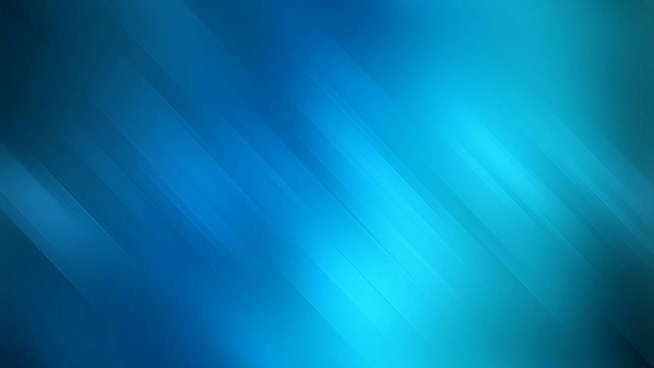
#> input picture fonds/f06-bleu-acier-texture.jpg, 1308 x 736 px (shown at 1/2 size)
$ python -i render_rouge_5cles.py   (imports and definitions only)
#> lines starting #> are read from the running program, lines starting #| are printed output that depends on the picture; after the words box and inside, x2 and y2 are one past the last pixel; in counts of white or black regions, pixels touching at a corner belong together
### scripts/render_cap_f07_texte.py
#!/usr/bin/env python3
# -*- coding: utf-8 -*-
"""Miniature 1280×720 — « Maintiens le CAP, sa Gloire se manifestera » (FOND 7).

Composition **sans photo d'orateur** : le fond fourni porte tout le visuel, le thème
est dit par la typographie. Pas de portrait, pas de silhouette, pas de détourage.

Palette reconstruite sur f07 : 60 % bleus mesurés (#0A398F / #0D56B1 / #0B3AC8),
30 % acier (#B0D6F6) et 10 % or pâle (#E8C87A) sur le mot CAP, la date et les filets.
Polices : Anton (titre condensé) + Montserrat (signalétique) — duo du thème.

    python3 scripts/render_cap_f07_texte.py livrables/<AAAA-MM-JJ>-miniature-...jpg
"""
import sys
from PIL import Image, ImageDraw, ImageFilter, ImageFont, ImageChops

W, H = 1280, 720
TITRE = "polices/anton-regular.ttf"
SANS = "polices/montserrat-var.ttf"
FOND = "fonds/f07-bleu-nuit-bokeh.jpg"

# 60 % — nuances relevées sur f07
NUIT = (7, 26, 78)
BLEU = (13, 86, 177)
CYAN = (13, 137, 210)
# 30 % — secondaire
ACIER = (176, 214, 246)
# 10 % — accent
OR = (232, 200, 122)

DATE_JOUR = "DIMANCHE"
DATE_JOUR_NUM = "8"
DATE_MOIS = "NOVEMBRE"
DATE_AN = "2026"
ORATEUR = "AP Enock MISSIMAHOU"


# [8 lines left out: function font, not called in this run]


def cover(im, w, h):
#> called with w = 1280, h = 720
    sw, sh = im.size
#> sw = 1308; sh = 736
    s = max(w / sw, h / sh)
#> s = 0.979
    im = im.resize((round(sw * s), round(sh * s)), Image.LANCZOS)
    x, y = (im.width - w) // 2, (im.height - h) // 2
    return im.crop((x, y, x + w, y + h))


def vgrad(w, h, stops):
    g = Image.new("RGBA", (1, h))
    px = g.load()
    for y in range(h):
        t = y / max(1, h - 1)
        for i in range(len(stops) - 1):
            p0, c0 = stops[i]
            p1, c1 = stops[i + 1]
            if p0 <= t <= p1:
                k = 0 if p1 == p0 else (t - p0) / (p1 - p0)
                px[0, y] = tuple(round(c0[j] + (c1[j] - c0[j]) * k) for j in range(4))
                break
    return g.resize((w, h))


def radial(w, h, cx, cy, r, color, peak, blur=80):
    small = 200
    sh = int(small * h / w)
    m = Image.new("L", (small, sh), 0)
    ImageDraw.Draw(m).ellipse([cx * small / w - r * small / w, cy * sh / h - r * sh / h,
                               cx * small / w + r * small / w, cy * sh / h + r * sh / h],
                              fill=peak)
    m = m.resize((w, h), Image.LANCZOS).filter(ImageFilter.GaussianBlur(blur))
    lay = Image.new("RGBA", (w, h), color + (0,))
    lay.putalpha(m)
    return lay


# [185 lines left out: functions text_mask, fill_gradient, drop, fit_width, paste_left, paste_right and 2 more, not called in this run]


# [2 lines that do not run on import are left out]

### scripts/render_rouge_5cles.py
#!/usr/bin/env python3
# -*- coding: utf-8 -*-
"""Visuel 1280×720 — « Les 5 clés pour vivre une vie chrétienne victorieuse : ROUGE ».

La demande porte une **couleur imposée** : ROUGE. Elle est traitée comme l'**accent** (~10 %)
du visuel — le mot ROUGE, les lettres-clés, les chiffres et les filets — jamais comme teinte
de fond : le bleu du FOND 6 reste la dominante (~60 %), l'acier la secondaire (~30 %).

Acrostiche recopié à la lettre : R · O · U · G · E, chacun avec son verbe, sa glose et sa
référence biblique. Aucune date, aucun orateur : rien n'est inventé, la note le signale.

    python3 scripts/render_rouge_5cles.py <sortie.jpg> [fond]
"""
import sys

from PIL import Image, ImageDraw, ImageFilter

sys.path.insert(0, "scripts")
import render_cap_f07_texte as T  # noqa: E402  (bibliothèque partagée du dépôt)

W, H = 1280, 720
SANS = "polices/jost-var.ttf"       # texte : géométrique, très lisible en petit
TITRE = T.TITRE                     # Anton, capitales condensées
FOND = "fonds/f06-bleu-acier-texture.jpg"

# 60 % — bleus mesurés sur f06 (#046398 / #02446A / #058BBE / #0AB0D9)
NUIT = (4, 34, 58)
BLEU = (4, 99, 152)
CYAN = (10, 176, 217)
# 30 % — secondaire
ACIER = (176, 214, 246)
BLANC = (240, 247, 255)
# 10 % — accent : le ROUGE demandé
ROUGE = (222, 38, 56)
ROUGE_CLAIR = (255, 106, 96)
ROUGE_FONCE = (168, 16, 40)

CLE = [
    ("R", "RECHERCHER", "Continuellement la présence de Dieu.", "Psaume 105:4"),
    ("O", "OBÉIR", "À la Parole de Dieu.", "Josué 1:8"),
    ("U", "UTILISER", "Les armes spirituelles.", "Éphésiens 6:11-18"),
    ("G", "GARDER", "Son cœur et sa foi.", "Proverbes 4:23"),
    ("E", "ENDURER", "Jusqu’à la fin dans la foi.", "Matthieu 24:13"),
]


def fond_bleu(path):
    bg = T.cover(Image.open(path).convert("RGB"), W, H)
    bg = bg.filter(ImageFilter.GaussianBlur(1.2))
    bg = bg.filter(ImageFilter.UnsharpMask(radius=3, percent=70, threshold=2))
    bg = Image.eval(bg, lambda v: min(255, int(v * 0.90)))
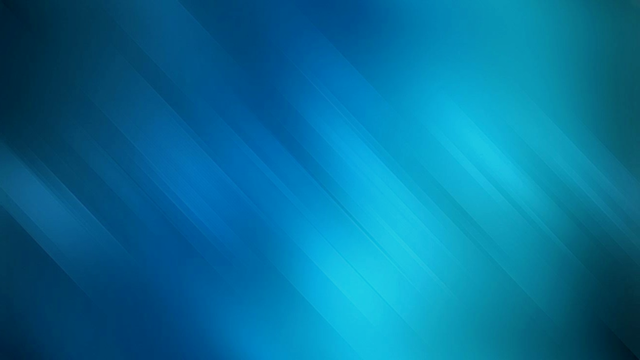
#> bg: PIL image 1280x720 RGB (shown at 1/2 size); mean R, G, B 5.4, 111.9, 152.9
    base = bg.convert("RGBA")
    base.alpha_composite(T.vgrad(W, H, [
        (0.00, (4, 18, 36, 176)),
        (0.28, (4, 22, 44, 104)),
        (0.62, (4, 18, 36, 84)),
        (1.00, (3, 12, 26, 212)),
    ]))
    base.alpha_composite(T.radial(W, H, W * 0.88, H * 0.16, W * 0.42, (20, 170, 215), 46, 90))
#> in radial, `ImageDraw.Draw(m).ellipse([cx * small / w - r * small / w, cy * sh / h..`:
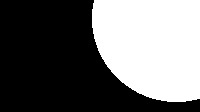
#> m: PIL image 200x112 L; values 0 (black) and 46 (white), 42.2% white; 1 white region, box (x1, y1, x2, y2) and area: (92, 0, 200, 102) 9462
#> in radial, `lay.putalpha(m)`:
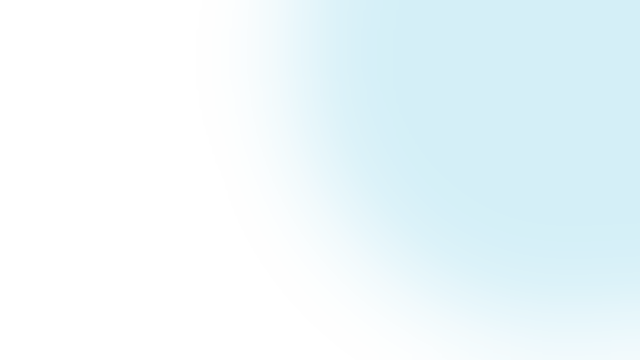
#> lay: PIL image 1280x720 RGBA (shown at 1/2 size); mean R, G, B, A 20, 170, 215, 19.3; transparent parts drawn white
    base.alpha_composite(T.radial(W, H, W * 0.16, H * 0.80, W * 0.30, ROUGE, 40, 110))
#> call 2 of radial, with w = 1280, h = 720, cx = 204.8, cy = 576, r = 384, color = (222, 38, 56), peak = 40, blur = 110
#> in radial (call 2), `ImageDraw.Draw(m).ellipse([cx * small / w - r * small / w, cy * sh / h..`:
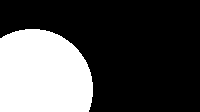
#> m: PIL image 200x112 L; values 0 (black) and 40 (white), 30.4% white; 1 white region, box (x1, y1, x2, y2) and area: (0, 29, 93, 112) 6804
#> in radial (call 2), `m = m.resize((w, h), Image.LANCZOS).filter(ImageFilter.GaussianBlur(bl..`:
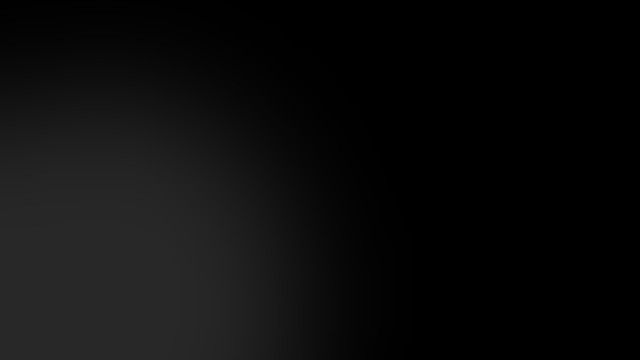
#> m: PIL image 1280x720 L (shown at 1/2 size); min 0, max 40, mean 12.1
#> in radial (call 2), `lay.putalpha(m)`:
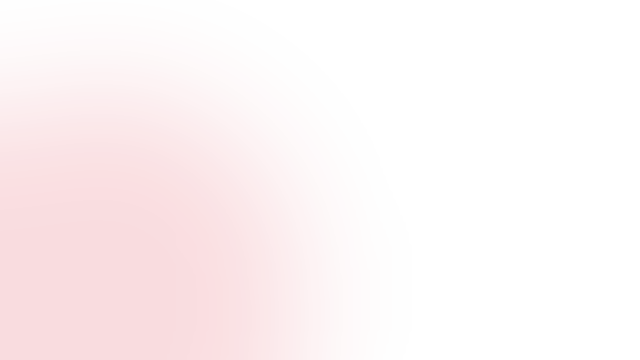
#> lay: PIL image 1280x720 RGBA (shown at 1/2 size); mean R, G, B, A 222, 38, 56, 12.1; transparent parts drawn white
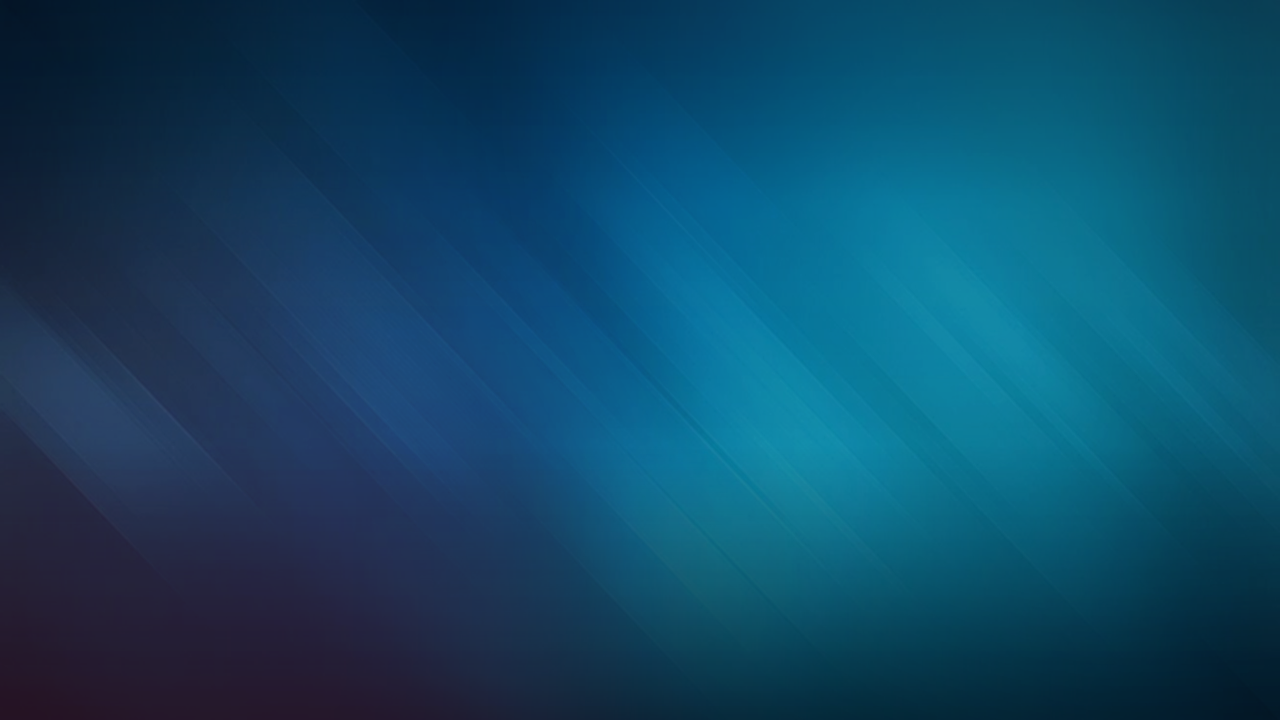
#> base: PIL image 1280x720 RGBA; mean R, G, B, A 16, 71.7, 102.2, 255
    return base


# [101 lines left out: functions lettre, texte, main, not called in this run]


# [2 lines not run here, left out]

>>> result = fond_bleu('../fonds/f06-bleu-acier-texture.jpg')

$ run again, on fonds/f01-bleu-nuit-halo-cyan.jpg
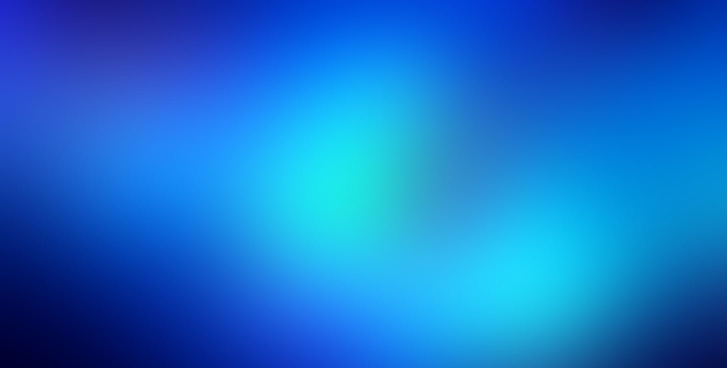
#> input picture fonds/f01-bleu-nuit-halo-cyan.jpg, 1453 x 736 px (shown at 1/2 size)
#> sw = 1453; sh = 736
#> s = 0.978
#> in fond_bleu, `bg = Image.eval(bg, lambda v: min(255, int(v * 0.90)))`:
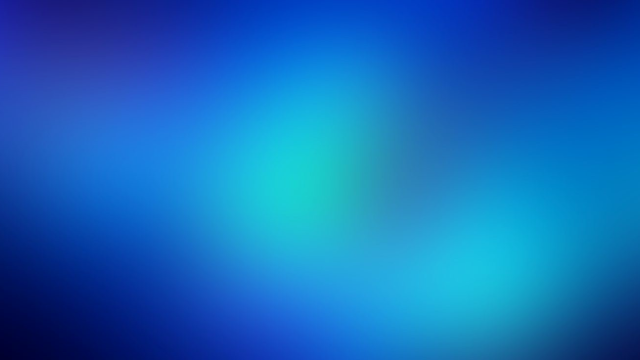
#> bg: PIL image 1280x720 RGB (shown at 1/2 size); mean R, G, B 19.6, 106, 186.2
#> in fond_bleu, `base.alpha_composite(T.radial(W, H, W * 0.16, H * 0.80, W * 0.30, ROUG..`:
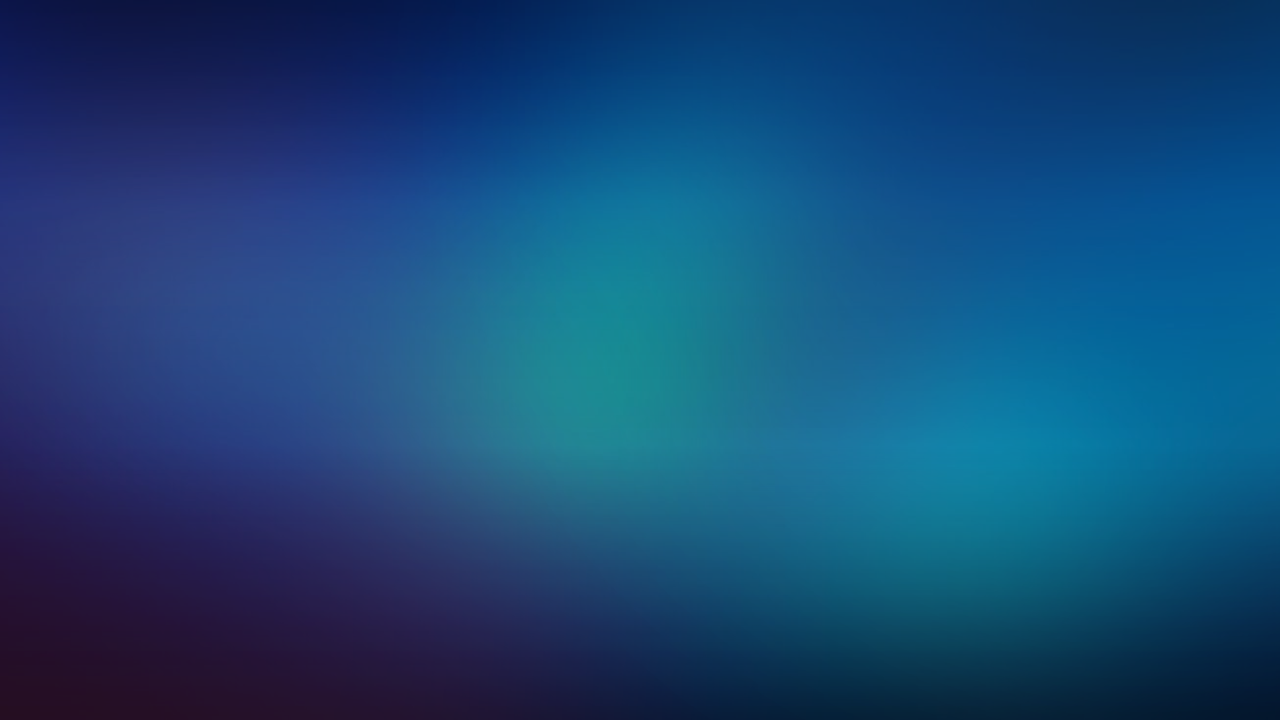
#> base: PIL image 1280x720 RGBA; mean R, G, B, A 22.6, 71.6, 117.7, 255

$ run again, on fonds/f02-indigo-nuit-faisceau.jpg
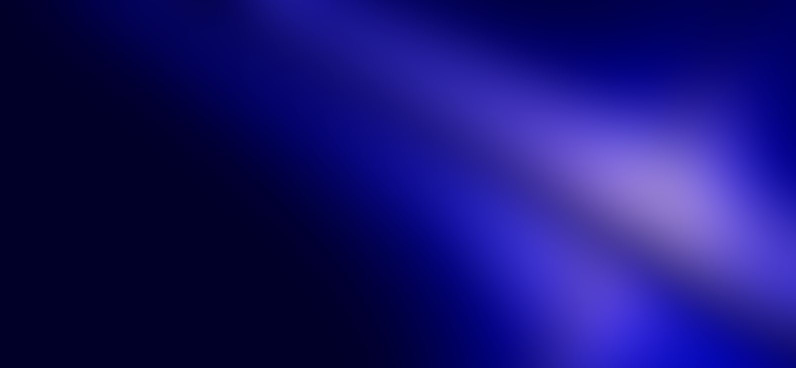
#> input picture fonds/f02-indigo-nuit-faisceau.jpg, 1591 x 736 px (shown at 1/2 size)
#> sw = 1591; sh = 736
#> s = 0.978
#> in fond_bleu, `bg = Image.eval(bg, lambda v: min(255, int(v * 0.90)))`:
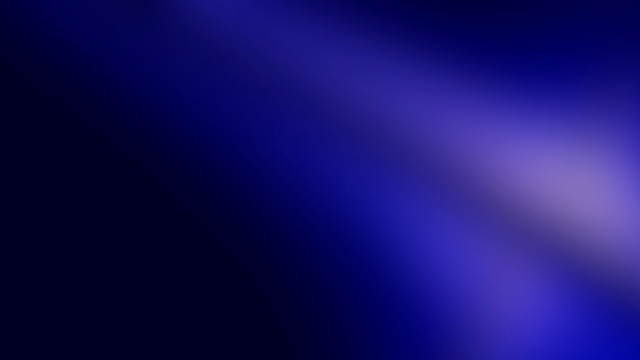
#> bg: PIL image 1280x720 RGB (shown at 1/2 size); mean R, G, B 21.3, 17.1, 100.8
#> in fond_bleu, `base.alpha_composite(T.radial(W, H, W * 0.16, H * 0.80, W * 0.30, ROUG..`:
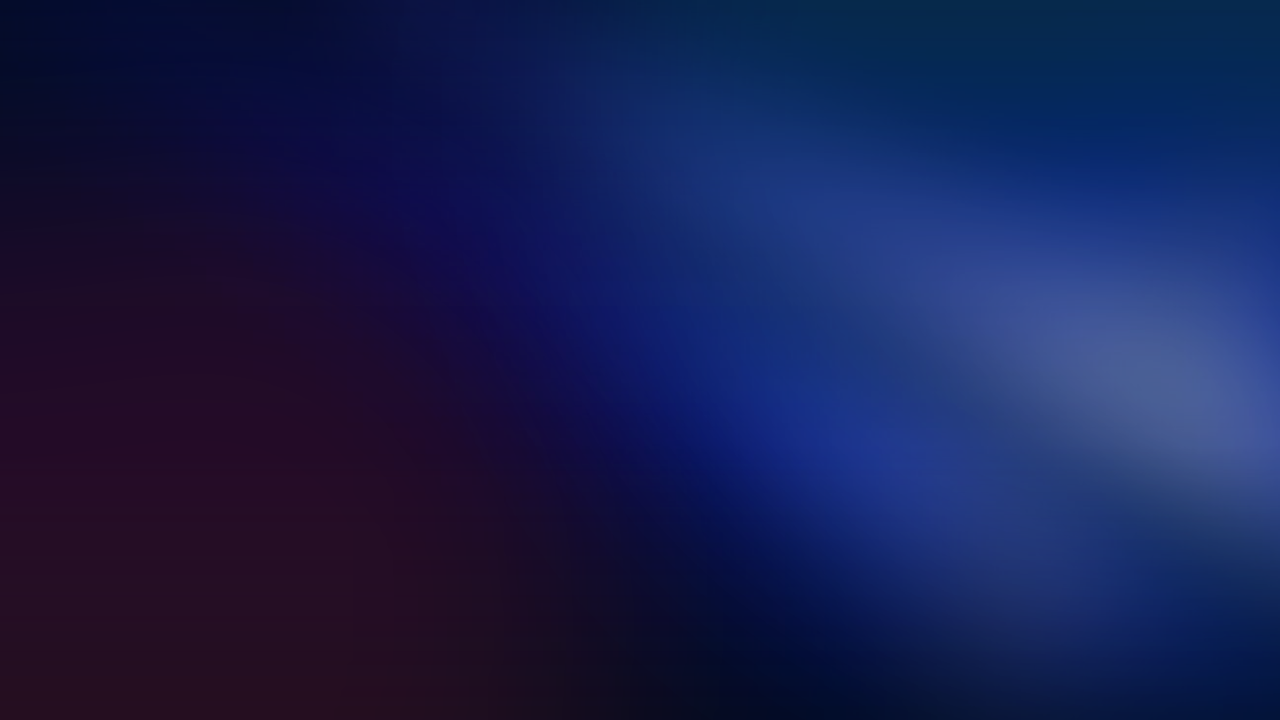
#> base: PIL image 1280x720 RGBA; mean R, G, B, A 23.5, 30.3, 79, 255
